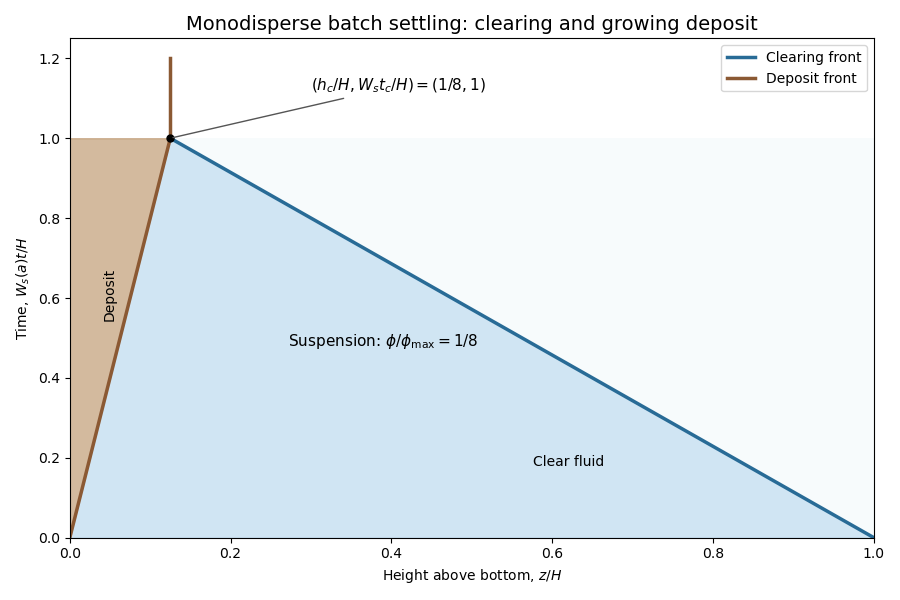

Recreate this plot in Python.
"""Original settling diagram; output PNG basename to cwd.
Python 3.14 / NumPy 2.3.5 / Matplotlib 3.10.7.
"""
import os
from pathlib import Path
os.environ.setdefault('MPLCONFIGDIR',str(Path.cwd()/'.paper-74-mplconfig'))
import numpy as np
import matplotlib
matplotlib.use('Agg')
import matplotlib.pyplot as plt

def main():
 fig,ax=plt.subplots(figsize=(9,6),dpi=100,facecolor='white');ax.set_facecolor('white')
 t=np.linspace(0,1,120);lower=t/8;upper=1-7*t/8
 ax.fill_betweenx(t,0,lower,color='#bc956b',alpha=.65);ax.fill_betweenx(t,lower,upper,color='#b8d8ed',alpha=.65);ax.fill_betweenx(t,upper,1,color='#f7fbfc')
 ax.plot(upper,t,c='#286b96',lw=2.5,label='Clearing front');ax.plot(lower,t,c='#8b5933',lw=2.5,label='Deposit front')
 ax.plot([.125,.125],[1,1.2],c='#8b5933',lw=2.5);ax.plot(.125,1,'ko',ms=5)
 ax.text(.62,.18,'Clear fluid',ha='center');ax.text(.39,.48,r'Suspension: $\phi/\phi_{\max}=1/8$',fontsize=11,ha='center');ax.text(.05,.61,'Deposit',rotation=90,ha='center',va='center',fontsize=10)
 ax.annotate(r'$(h_c/H,W_st_c/H)=(1/8,1)$',xy=(.125,1),xytext=(.3,1.12),arrowprops={'arrowstyle':'-','color':'#555'},fontsize=11)
 ax.set_xlim(0,1);ax.set_ylim(0,1.25);ax.set_xlabel('Height above bottom, $z/H$');ax.set_ylabel('Time, $W_s(a)t/H$');ax.legend(loc='upper right',fontsize=10)
 ax.set_title('Monodisperse batch settling: clearing and growing deposit',fontsize=14)
 fig.tight_layout();fig.savefig(Path.cwd()/'paper-74-monodisperse-shocks.png',facecolor='white',transparent=False);plt.close(fig)
if __name__=='__main__':main()
